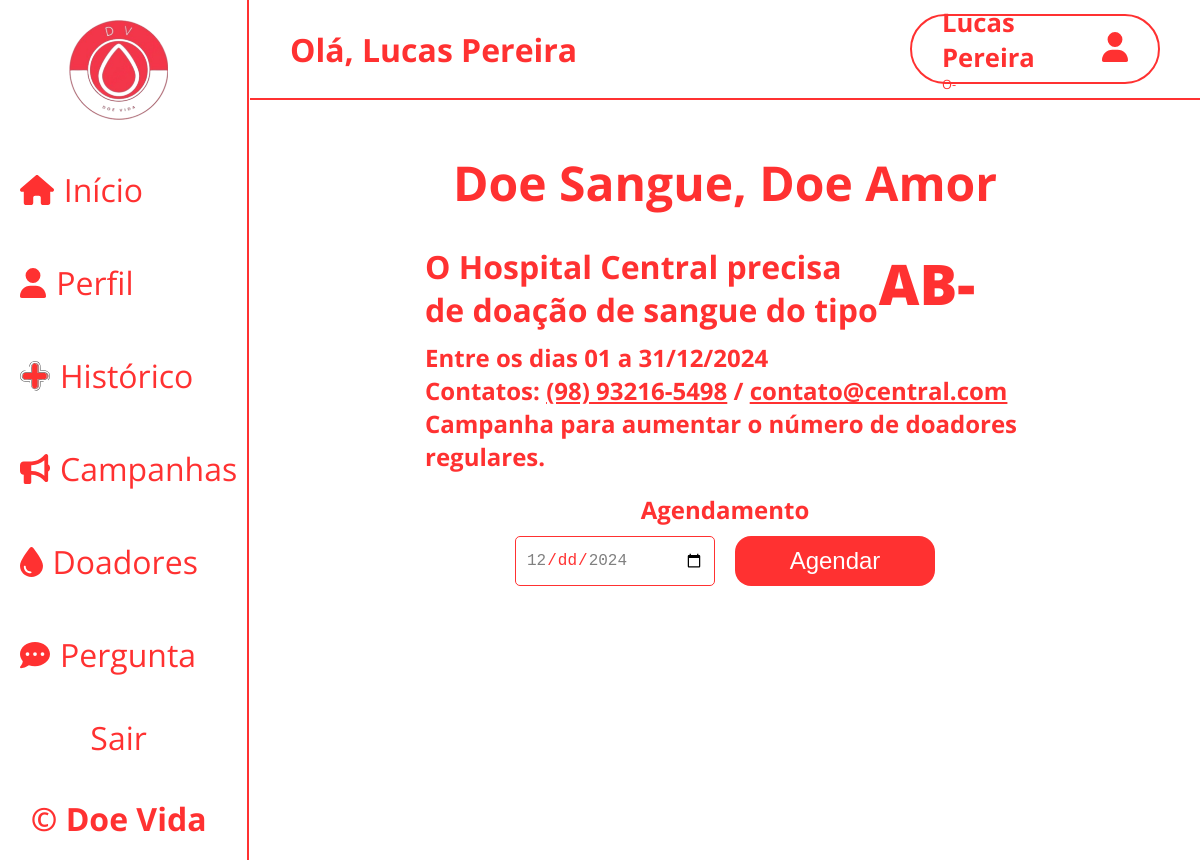
/views/mostrarCampanha.php?id=4 (signed in), run on the app's committed database.
### tables this page shows
CREATE TABLE campanhas_de_doacoes (
    id_campanhas INT PRIMARY KEY AUTO_INCREMENT,
    hospital VARCHAR(255) NOT NULL,
    nome_campanha VARCHAR(255) NOT NULL,
    descricao TEXT NOT NULL,
    data_inicio DATE NOT NULL,
    data_fim DATE NOT NULL,
    email VARCHAR(255) NOT NULL,
    telefone VARCHAR(255) NOT NULL, 
    tipo_sanguineo ENUM('A+', 'B+', 'AB+', 'O+', 'A-', 'B-', 'AB-', 'O-') NOT NULL,
    imagem_campanha LONGBLOB,
    id_clinica INT,
    FOREIGN KEY (id_clinica) REFERENCES clinicas(id_clinica)
);

### models/campanhas_doacoes.php (called while the page is built, shortened)
<?php
class Campanhas
{
    static function mostrarCampanhaId($id_campanhas)
    {
        try {
            $conn = Conexao::conectar();
            $sql = 'SELECT * FROM campanhas_de_doacoes WHERE id_campanhas = :id';
            $stmt = $conn->prepare($sql);
            $stmt->bindValue(':id', $id_campanhas);
            $stmt->execute();
            $resultado = $stmt->fetch();
            return $resultado;
        } catch (PDOException $erro) {
            echo $erro->getMessage();
        }
    }
}

### views/mostrarCampanha.php (the view, shortened to what this page needs)
<?php
require_once $_SERVER['DOCUMENT_ROOT'] . '/doa_vida/views/__cabecalho.php';
require_once $_SERVER['DOCUMENT_ROOT'] . '/doa_vida/models/campanhas_doacoes.php';
$id_campanhas = $_GET['id'];
$mostar_campanha = Campanhas::mostrarCampanhaId($id_campanhas);
?>
<main id="conteudo-mostrarCampanha">
  <div id="cabecalho_addCampanhas">
    <h1 class="title_campanhas"><?= htmlspecialchars($mostar_campanha['nome_campanha']) ?></h1>
  </div>
  <div id="div_mostrarCampanha">
    <div id="main-campanha">
      <h1 class="nome_hospital">O <?= htmlspecialchars($mostar_campanha['hospital']) ?> precisa de doação de sangue do tipo</h1>
      <span class="tipo_sanguineoCampanha"><?= htmlspecialchars($mostar_campanha['tipo_sanguineo']) ?></span>
    </div>
    <p class="paragrafo_campanha">Entre os dias <?= date_format(date_create(htmlspecialchars($mostar_campanha['data_inicio'])), 'd')  ?> a <?= date_format(date_create(htmlspecialchars($mostar_campanha['data_fim'])), 'd/m/Y') ?></p>
    <p class="paragrafo_campanha">
      Contatos:
      <a href="#" id="telefone-link"><?= htmlspecialchars($mostar_campanha['telefone']) ?></a>
      /
      <a href="mailto:<?= htmlspecialchars($mostar_campanha['email']) ?>"><?= htmlspecialchars($mostar_campanha['email']) ?></a>
    </p>
    <p class="paragrafo_campanha"><?= htmlspecialchars($mostar_campanha['descricao']) ?></p>
    <form action="/doa_vida/controllers/agendamento_controller.php" method="post" id="form_agendamento">
      <label for="data_fim">Agendamento</label>
      <div class="inputs_grupo">
        <input required type="date" name="data_agendamento" min="<?= $mostar_campanha['data_inicio'] ?>" max="<?= $mostar_campanha['data_fim'] ?>" class="input_agendamento">
        <input type="submit" value="Agendar" class="input_agendamento btn_agendamento">
      </div>
    </form>
  </div>
</main>
</main>
</body>
</html>

### css/style.css (style rules this page uses)
* { box-sizing: border-box; padding: 0px; margin: 0px; }
:root { --cor-vermelha: #ff3131; --cor-vermelho-escuro: #8a1313; --cor-preta: black; --cor-branca: white; --cor-cinza-escuro: rgb(63, 63, 63); --cor-cinza-claro: #aaa; --font-open-sans: "Open Sans", sans-serif; }
body, html { max-width: 100vw; height: 100vh; }
#conteudo-campanhas, #conteudo-mostrarCampanha { max-width: 100vw; max-height: 100%; }
#cabecalho_addCampanhas { max-width: 100%; display: flex; justify-content: space-between; align-items: center; margin: 70px 0px 20px 0px; padding: 0px 30px; }
#conteudo-mostrarCampanha > #cabecalho_addCampanhas { justify-content: center; }
.title_campanhas { text-align: center; font-size: 3rem; font-family: var(--font-open-sans); color: var(--cor-vermelha); }
#input-tipoSanguineo, .input_agendamento { border: 1px solid var(--cor-vermelha); border-radius: 5px; font-size: 1rem; padding: 10px; color: var(--cor-vermelha); }
.btn-cadastarCampanha, .btn_agendamento { background-color: var(--cor-vermelha); color: var(--cor-branca); text-decoration: none; font-size: 1.5rem; padding: 10px; border: none; border-radius: 32px; cursor: pointer; transition: background-color 0.3s; width: 150px; height: 50px; }
#conteudo-mostrarCampanha { display: flex; flex-direction: column; justify-content: center; align-items: center; }
#div_mostrarCampanha { max-width: 600px; display: flex; flex-direction: column; align-items: flex-start; font-family: var(--font-open-sans); color: var(--cor-vermelha); font-weight: bold; }
#main-campanha { display: flex; max-width: 550px; margin: 10px 0px; }
.nome_hospital { font-size: 2rem; }
.tipo_sanguineoCampanha { font-size: 3.5rem; font-weight: bolder; }
.paragrafo_campanha, #form_agendamento { font-size: 1.5rem; }
.paragrafo_campanha > a, .input_agendamento { color: var(--cor-vermelha); }
#form_agendamento { width: 100%; display: flex; flex-direction: column; align-items: center; margin-top: 20px; gap: 10px; }
.inputs_grupo { width: 100%; display: flex; justify-content: center; gap: 20px; }
.input_agendamento { width: 200px; }
.btn_agendamento { color: var(--cor-branca); border-radius: 16px; }

### data on the page
campanhas_de_doacoes: nome_campanha "Doe Sangue, Doe Amor", hospital "Hospital Central", tipo_sanguineo "AB-", data_inicio "01", data_fim "31/12/2024", email "contato@central.com", descricao "Campanha para aumentar o número de doadores regulares."

### other printed values
$_SESSION['nome_doador'] "Lucas Pereira"
$_SESSION['tipo_sanguineo'] "O-"
